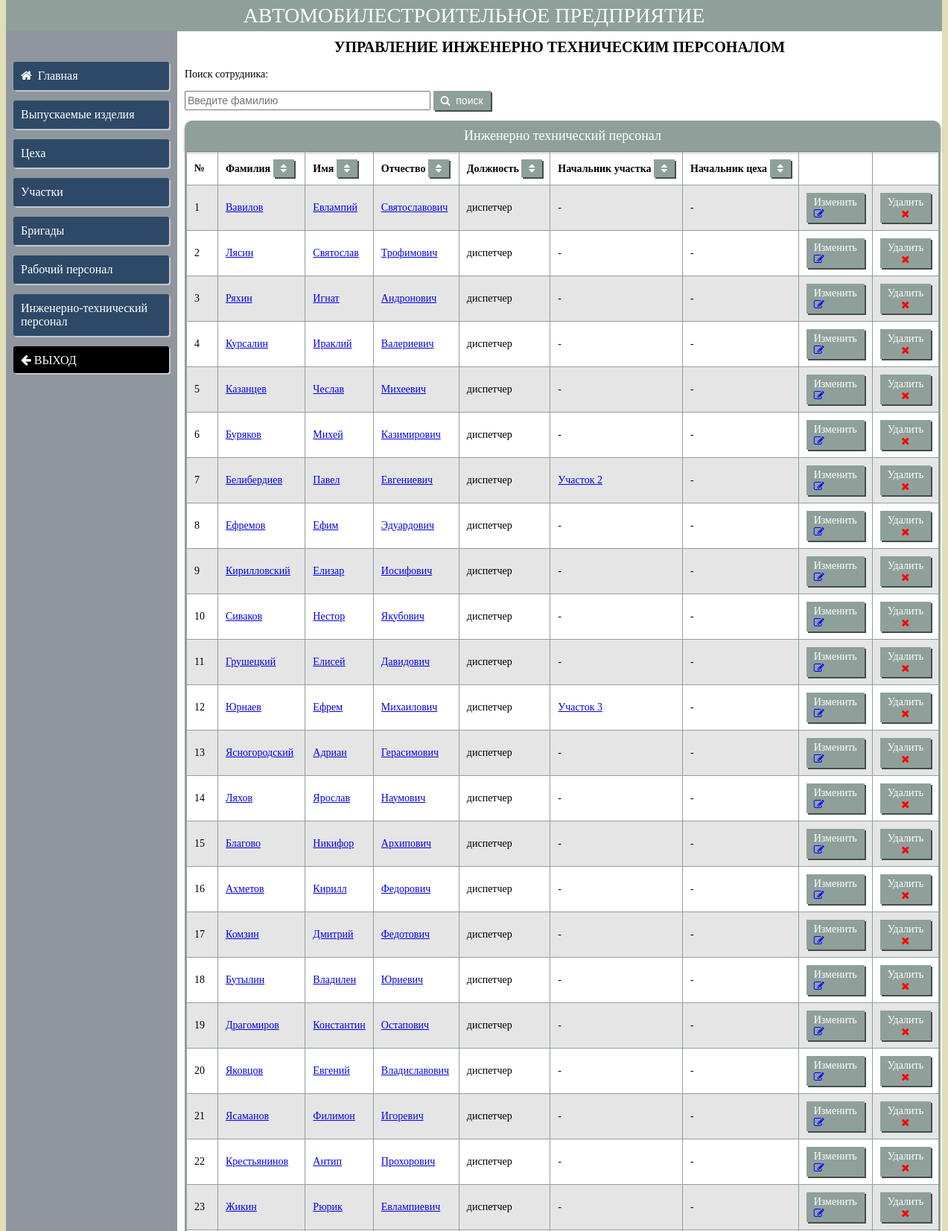
/admin/engineering_staff/engineering_staff.php (upper part), run on the app's committed database.
### tables this page shows
CREATE TABLE IF NOT EXISTS `engineering_staff` (
  `id_worker` int(11) NOT NULL AUTO_INCREMENT,
  `last_name` varchar(20) NOT NULL,
  `first_name` varchar(20) NOT NULL,
  `patronymic` varchar(20) NOT NULL,
  `id_position` int(11) DEFAULT NULL,
  PRIMARY KEY (`id_worker`),
  KEY `position` (`id_position`)
);

CREATE TABLE IF NOT EXISTS `engineering_position` (
  `id_position` int(11) NOT NULL AUTO_INCREMENT,
  `position` varchar(255) NOT NULL,
  PRIMARY KEY (`id_position`),
  UNIQUE KEY `id_position` (`id_position`),
  UNIQUE KEY `position` (`position`)
);

CREATE TABLE IF NOT EXISTS `plots` (
  `id_plot` int(11) NOT NULL AUTO_INCREMENT,
  `plot_name` varchar(255) DEFAULT NULL,
  `plot_manager` int(11) DEFAULT NULL,
  `id_brigade` int(11) DEFAULT NULL,
  `id_workshop` int(11) DEFAULT NULL,
  PRIMARY KEY (`id_plot`),
  KEY `id_workshop` (`id_workshop`),
  KEY `plot_manager` (`plot_manager`),
  KEY `id_brigade` (`id_brigade`)
);

### admin/engineering_staff/engineering_staff.php (the view, shortened to what this page needs)
<html>
<?
	$link=mysqli_connect("localhost","cb33831_company","Muhammed4815162342","cb33831_company");
?>
	<head>
		<link rel="stylesheet" href="../../style/style.css" type="text/css"/>
		<link rel="stylesheet" href="../../style/css/font-awesome.min.css">
	</head>
	<body>
		<div class="container">
			<div class="header">АВТОМОБИЛЕСТРОИТЕЛЬНОЕ ПРЕДПРИЯТИЕ</div>
			<div class="sidebar">
				<p><a class="left-menu" href="../index.php"><i class="fa fa-home" aria-hidden="true"></i>&nbsp;&nbsp;Главная</a></p>
				<p><a class="left-menu" href="../products/products.php">Выпускаемые изделия</a></p>
				<p><a class="left-menu" href="../workshops/workshops.php">Цеха</a></p>
				<p><a class="left-menu" href="../plots/plots.php">Участки</a></p>
				<p><a class="left-menu" href="../working_staff/brigade.php">Бригады</a></p>
				<p><a class="left-menu" href="../working_staff/working_staff.php">Рабочий персонал</a></p>
				<p><a class="left-menu" href="engineering_staff.php">Инженерно-технический персонал</a></p>
				<p><a style='background: #000;'class="left-menu" href="../index.php?do=logout"><i class="fa fa-arrow-left" aria-hidden="true"> ВЫХОД </i></a></p>
			</div>
			<div class="content">
				<h2>УПРАВЛЕНИЕ ИНЖЕНЕРНО ТЕХНИЧЕСКИМ ПЕРСОНАЛОМ</h2>
					<?
					if (!isset($_GET['search']))
					{
						echo "<form action='engineering_staff.php' method='GET'>
						<p>Поиск сотрудника:</p>
						<input class='textedit'type='text' name ='search' placeholder='Введите фамилию'>
						<button class='button1' type='submit' name='submit'> <i class='fa fa-search' aria-hidden='true'></i>&nbsp;&nbsp;поиск</button>
					</form>";
					}
					?>
					<?
					$result=mysqli_query($link, "SELECT e.`last_name`,e.`first_name`, e.`patronymic`, p.`position`, pl.`plot_name`,w.`workshop_name`, e.`id_worker`
												FROM `engineering_staff` e
												INNER JOIN `engineering_position` p ON p.`id_position` = e.`id_position`
												LEFT JOIN `plots` pl ON e.`id_worker`=pl.`plot_manager`
												LEFT JOIN `workshops` w ON e.`id_worker`=w.`workshop_manager`");
					if (!isset($_GET['search']) && !isset($_GET['sort_last'])&& !isset($_GET['sort_name'])&& !isset($_GET['sort_patronymic'])&& !isset($_GET['sort_position'])&& !isset($_GET['sort_plots'])&& !isset($_GET['query'])&& !isset($_GET['sort_workshops']))
					{
						$count=1;
						echo "<table class='table_price' border='1' border='1'> <caption>Инженерно технический персонал</caption>";
						echo "
						<tr>
							<th>№</th>
							<th>Фамилия <a class='button2' href='engineering_staff.php?sort_last=0'><i class='fa fa-sort' aria-hidden='true'></i></a></th>
							<th>Имя <a class='button2' href='engineering_staff.php?sort_name=0'><i class='fa fa-sort' aria-hidden='true'></i></a></th>
							<th>Отчество <a class='button2'href='engineering_staff.php?sort_patronymic=0'><i class='fa fa-sort' aria-hidden='true'></i></a></th>
							<th>Должность <a class='button2'href='engineering_staff.php?sort_position=0'><i class='fa fa-sort' aria-hidden='true'></i></a></th>
							<th>Начальник участка <a class='button2'href='engineering_staff.php?sort_plots=0'><i class='fa fa-sort' aria-hidden='true'></i></a></th>
							<th>Начальник цеха <a class='button2'href='engineering_staff.php?sort_workshops=0'><i class='fa fa-sort' aria-hidden='true'></i></a></th>
							<th></th>
							<th></th>
						</tr>";
						while($row=mysqli_fetch_array($result))
						{
							if ($row[4] == NULL)
							{$href=""; $row[4]='-';}
							else
								$href="href='../plots/plots.php?search={$row[4]}&submit='";
							if ($row[5] == NULL)
							{$href2="";$row[5]='-';}
							else
								$href2="href='../workshops/workshops.php?search={$row[5]}&submit='";
							echo "
							<tr>
								<td>{$count}</td>
								<td><a href='engineering_info.php?id_info={$row[6]}'>{$row[0]}</a></td>
								<td><a href='engineering_info.php?id_info={$row[6]}'>{$row[1]}</a></td>
								<td><a href='engineering_info.php?id_info={$row[6]}'>{$row[2]}</a></td>
								<td>{$row[3]}</td>
								<td><a {$href}> {$row[4]} </a></td>
								<td><a {$href2}> {$row[5]} </a></td>
								<td><a class='button2' href='change_engineering.php?id_change={$row[6]}'>Изменить <i style='color: blue;' class='fa fa-pencil-square-o' aria-hidden='true'></i></a></td>
								<td><a class='button2' href='engineering_staff.php?id_delete={$row[6]}' onclick=".'"'."return confirm('Вы точно хотите удалить сотрудника из списка?')".'"'.">Удалить <i style='color: red;'class='fa fa-times' aria-hidden='true'></i></a></td>
							</tr>";
							$count++;
						}
						echo "</table>";
						echo "<br><a class='button2' href='new_engineering.php'> Добавить нового сотрудника &nbsp;&nbsp; <i class='fa fa-plus-circle' aria-hidden='true'></i> </a>";
					}
					?>
			</div>
		</div>
	</body>
</html>

### style/style.css (style rules this page uses)
body { font: Arial, Helvetica, sans-serif; font-size: 14px; background: #e1dfb9; margin-top: 0; }
h2 { font: Arial, Helvetica, sans-serif; font-size: 20px; color: #000; margin-top: 0; text-align: center; text-transform: uppercase; }
.container { width: 100%; margin: 0 auto; background: #8F969E; font: Arial, Helvetica, sans-serif; font-size: 14px; }
.header { font-size: 28px; font: Arial, Helvetica, sans-serif; text-align: center; padding: 5px; background: #8fa09b; color: #fff; position: sticky; top: 0; z-index: 100; }
.sidebar { margin-top: 10px; width: 210px; padding: 0 10px; float: left; position: sticky; top: 69; font: Arial, Helvetica, sans-serif; font-size: 14px; }
.content { margin-left: 230px; padding: 10px; background: #fff; font: Arial, Helvetica, sans-serif; font-size: 14px; }
.table_price { border-collapse: collapse; border-left: 3px solid #8fa09b; border-right: 3px solid #8fa09b; border-bottom: 3px solid #8fa09b; font: Arial, Helvetica, sans-serif; font-size: 14px; }
.table_price caption { background: #8fa09b; border-top-left-radius: 10px; border-top-right-radius: 10px; padding: 10px; box-shadow: 0 2px 4px 0 rgba(0,0,0,.3); color: white; font-family: "Roboto Slab",serif; font-style: normal; font: Arial, Helvetica, sans-serif; font-size: 18px; text-align: center; margin: 0; }
.table_price td, .table_price th { padding: 10px; font: Arial, Helvetica, sans-serif; font-size: 14px; }
.table_price th { text-align: left; font-size: 14px; font: Arial, Helvetica, sans-serif; font-size: 14px; white-space: nowrap; }
.table_price tr:nth-child(2n) { background: #E5E5E5; }
.table_price td:last-of-type { text-align: center; }
.left-menu { display: inline-block; padding: 10px 10px; background: #2e4967; box-shadow: 2px 2px 0 0 #c3c9cf; position: relative; color: #ffffff; text-decoration: none; width: 90%; border-radius: 3px; font: Arial, Helvetica, sans-serif; font-size: 16px; }
.button1 { padding: 5px 10px; border: 0px; height: 26px; display: inline-block; background: #8fa09b; box-shadow: 2px 2px 0 0 #444e4b; position: relative; color: #fff; text-decoration: none; font: Arial, Helvetica, sans-serif; cursor: pointer; font-size: 14px; }
.textedit { height: 26px; Width: 330px; font: Arial, Helvetica, sans-serif; font-size: 14px; }
a.button2 { display: inline-block; padding: 5px 10px; background: #8fa09b; box-shadow: 2px 2px 0 0 #444e4b; position: relative; color: #fff; text-decoration: none; cursor: pointer; font-size: 14px; }

### data on the page
engineering_staff: last_name "Вавилов", first_name "Евлампий", patronymic "Святославович", id_position.position "диспетчер", row "-"
engineering_staff: last_name "Лясин", first_name "Святослав", patronymic "Трофимович", id_position.position "диспетчер", row "-"
engineering_staff: last_name "Ряхин", first_name "Игнат", patronymic "Андронович", id_position.position "диспетчер", row "-"
engineering_staff: last_name "Курсалин", first_name "Ираклий", patronymic "Валериевич", id_position.position "диспетчер", row "-"
engineering_staff: last_name "Казанцев", first_name "Чеслав", patronymic "Михеевич", id_position.position "диспетчер", row "-"
engineering_staff: last_name "Буряков", first_name "Михей", patronymic "Казимирович", id_position.position "диспетчер", row "-"
engineering_staff: last_name "Белибердиев", first_name "Павел", patronymic "Евгениевич", id_position.position "диспетчер", plots.plot_name "Участок 2", row "-"
engineering_staff: last_name "Ефремов", first_name "Ефим", patronymic "Эдуардович", id_position.position "диспетчер", row "-"
engineering_staff: last_name "Кирилловский", first_name "Елизар", patronymic "Иосифович", id_position.position "диспетчер", row "-"
engineering_staff: last_name "Сиваков", first_name "Нестор", patronymic "Якубович", id_position.position "диспетчер", row "-"
engineering_staff: last_name "Грушецкий", first_name "Елисей", patronymic "Давидович", id_position.position "диспетчер", row "-"
engineering_staff: last_name "Юрнаев", first_name "Ефрем", patronymic "Михаилович", id_position.position "диспетчер", plots.plot_name "Участок 3", row "-"
engineering_staff: last_name "Ясногородский", first_name "Адриан", patronymic "Герасимович", id_position.position "диспетчер", row "-"
engineering_staff: last_name "Ляхов", first_name "Ярослав", patronymic "Наумович", id_position.position "диспетчер", row "-"
engineering_staff: last_name "Благово", first_name "Никифор", patronymic "Архипович", id_position.position "диспетчер", row "-"
engineering_staff: last_name "Ахметов", first_name "Кирилл", patronymic "Федорович", id_position.position "диспетчер", row "-"
engineering_staff: last_name "Комзин", first_name "Дмитрий", patronymic "Федотович", id_position.position "диспетчер", row "-"
engineering_staff: last_name "Бутылин", first_name "Владилен", patronymic "Юриевич", id_position.position "диспетчер", row "-"
engineering_staff: last_name "Драгомиров", first_name "Константин", patronymic "Остапович", id_position.position "диспетчер", row "-"
engineering_staff: last_name "Яковцов", first_name "Евгений", patronymic "Владиславович", id_position.position "диспетчер", row "-"
engineering_staff: last_name "Ясаманов", first_name "Филимон", patronymic "Игоревич", id_position.position "диспетчер", row "-"
engineering_staff: last_name "Крестьянинов", first_name "Антип", patronymic "Прохорович", id_position.position "диспетчер", row "-"
engineering_staff: last_name "Жикин", first_name "Рюрик", patronymic "Евлампиевич", id_position.position "диспетчер", row "-"
